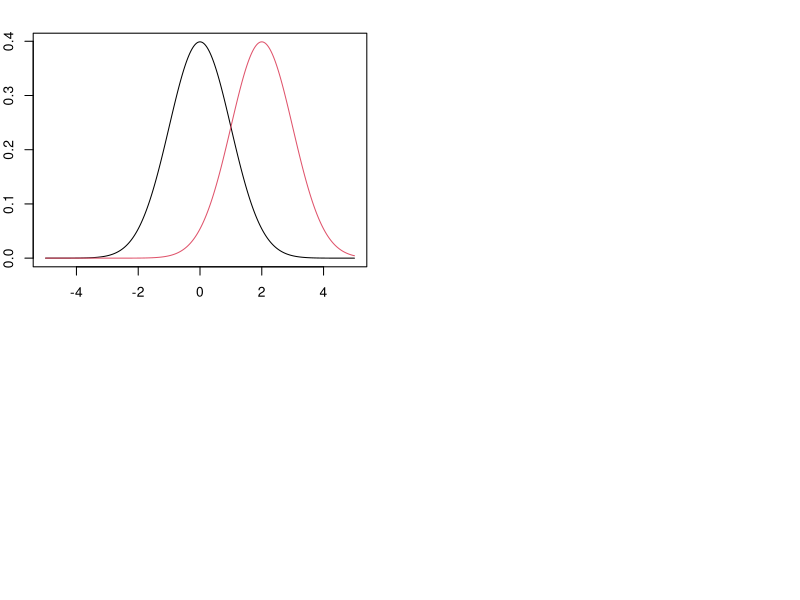
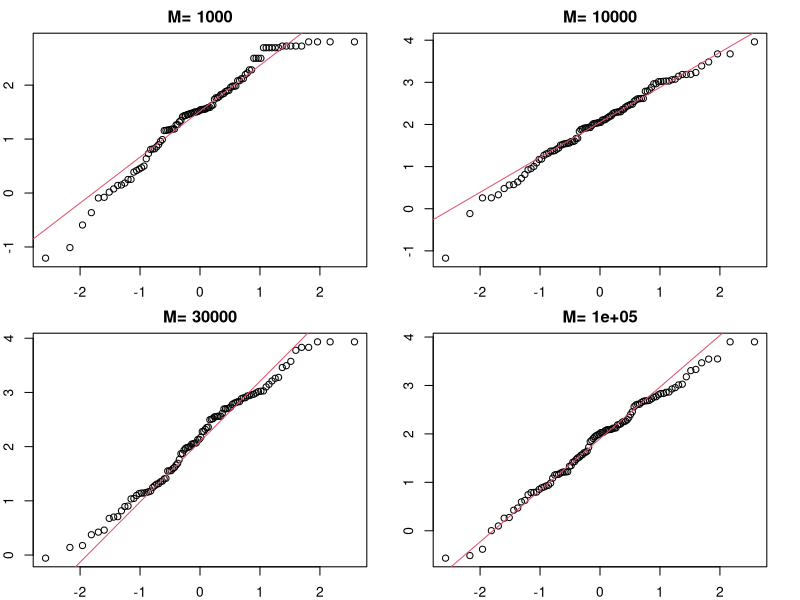

R code for these plots, in order:
#Extra 33
Mvec=c(1000,10000,30000,100000)
m=100
a=2
par(mfrow=c(2,2),mar=c(2,2,2,2))

# we want to sample from the standard normal distribution to find good samples from switched
x = seq(-5, 5, length=1000)
plot(x, dnorm(x), type = "l", col = 1)
lines(x, dnorm(x, a), col = 2)
dev.off()

par(mfrow=c(2,2),mar=c(2,2,2,2))


for(i in 1:length(Mvec))
{
  M = Mvec[i]
  x = rnorm(M)
  w = dnorm(x,a)/dnorm(x)
  q = w/sum(w)
  y = sample(x,m,prob=q,replace=T)
  d = density(y)
  qqnorm(y,main=paste("M=",M));qqline(y,col=2)
#  matplot(cbind(d$x,d$x),cbind(dnorm(d$x,a),d$y),type="l",lty=1,col=1:2)
  cat("M=",M,"\n")
  show("Mean (actual - computed)")
  show(c(a,mean(y)))
  show("SD (actual - computed)")
  show(c(1,sd(y)))
  #Effective sample size
  cat("N_eff=",1/sum(q^2),"\n")
  #Measure of (in)dependence: Number of unique y's
  cat("Number of unique y's=",length(unique(y)),"\n")
}

